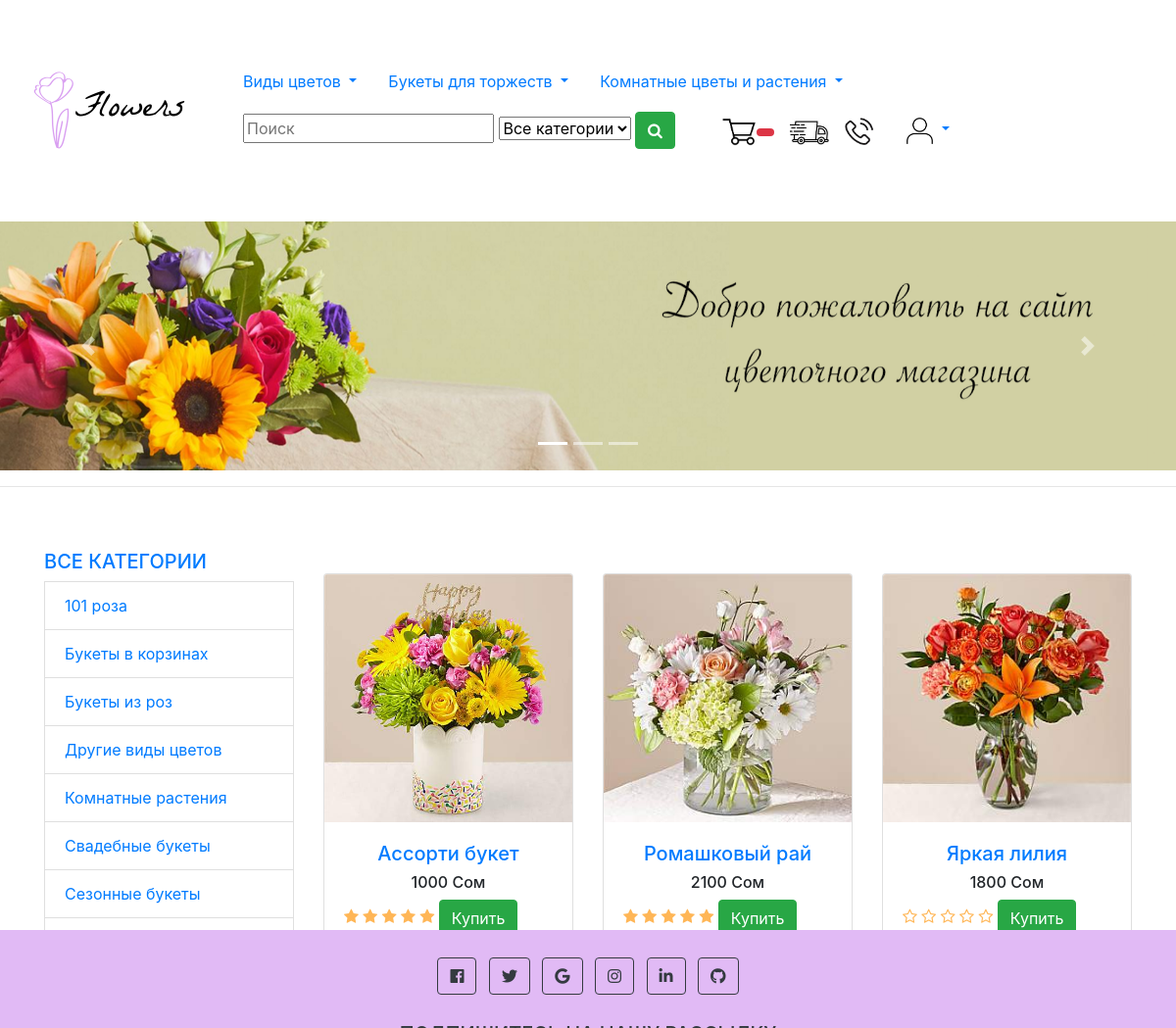
Page /drugie-vidy-cvetov/ on the committed database.
### mainapp/models.py (models this page shows, shortened)
class Category(models.Model):
    name = models.CharField(max_length=200, db_index=True, verbose_name='Имя категории')
    slug = models.SlugField(max_length=200, db_index=True, unique=True)
    class Meta:
        ordering = ['name']
        verbose_name = 'Категория'
        verbose_name_plural = 'Категории'
    def get_absolute_url(self):
        return reverse('mainapp:category-list', args=[self.slug])

class Product(models.Model):
    name = models.CharField(max_length=200, verbose_name="Название товара")
    category = models.ForeignKey(Category, verbose_name="Категория",on_delete=models.CASCADE)
    slug = models.SlugField(max_length=200, db_index=True)
    image = models.ImageField(upload_to='media', blank=True, verbose_name="Картинка")
    description = models.TextField(blank=True, verbose_name="Описание")
    price = models.IntegerField(default=0, verbose_name="Цена")
    stock = models.PositiveIntegerField(verbose_name="Количество в наличии")
    available = models.BooleanField(default=True, verbose_name="Доступен")
    created = models.DateTimeField(auto_now_add=True, verbose_name='Создан')
    updated = models.DateTimeField(auto_now=True, verbose_name='Обновлен')
    def averagereview(self):
        reviews = Comment.objects.filter(product=self, status='True').aggregate(average=Avg('rate'))
        avg=0
        if reviews["average"] is not None:
            avg=float(reviews["average"])
        return avg
    class Meta:
        ordering = ['name']
        index_together = [
            ['id', 'slug']
        ]
        verbose_name = 'Товар'
        verbose_name_plural = 'Товары'
    def get_absolute_url(self):
        return reverse('mainapp:product-detail', args=[self.id, self.slug])

### mainapp/views.py (the view)
# urls.py: path('', views.product_list, name='product-list'),
def product_list(request, category_slug=None):
    category = None
    categories = Category.objects.all()
    products = Product.objects.filter(available=True)
    if category_slug:
        category = get_object_or_404(Category, slug=category_slug)
        products = products.filter(category=category)
    return render(request, 'product/mainlist.html', {
        'category': category,
        'categories': categories,
        'products': products
    })

### contact/forms.py
class ContactForm(forms.ModelForm):
    class Meta:
        model = Contact
        fields = ("email",)
        widgets = {
            "email": forms.TextInput(attrs={"class": "editContent", "placeholder": "Ваш email...", 'size': 50})
        }
        labels = {
            "email": ''
        }

### cart/context_processors.py (called while the page is built)
def cart(request):
    return {'cart': Cart(request)}

### contact/templatetags/contact_tags.py (called while the page is built)
@register.inclusion_tag("contact/tags/forms.html")
def contact_form():
    return {"contact_form": ContactForm()}

### mainapp/templates/product/mainlist.html (shortened to what this page needs)
{% extends 'base.html' %}
{% load static %}
{% block content %}
<div class="container">
  <div class="row">
    <div class="col-lg-3 mt-5">
      <div class="list-group">
         <a href="{% url 'mainapp:product-list' %}"><h5 class="text-uppercase" style="text-align: left;">Все категории</h5></a>
        {% for c in categories %}
        <a href="{{ c.get_absolute_url }}" class="list-group-item">{{ c.name }}</a>
        {% endfor %}
      </div>
    </div>
    <div class="col-lg-9">
            <br>
            <br>
            <br>
      <div class="row">
        {% for product in products %}
        <div class="col-lg-4 col-md-6 mb-4">
          <div class="card h-100">
            <a href="{{ product.get_absolute_url }}"><img class="card-img-top" src="{{ product.image.url }}" alt=""></a>
            <div class="card-body">
              <h5 class="card-name" style="text-align: center;">
                <a href="{{ product.get_absolute_url }}">{{ product.name }}</a>
              </h5>
              <h6 style="text-align: center;">{{ product.price }} Сом</h6>
              <div class="product-rating">
                <i class="fa fa-star{% if product.averagereview < 1%}-o empty{% endif%}"></i>
                <i class="fa fa-star{% if product.averagereview < 2%}-o empty{% endif%}"></i>
                <i class="fa fa-star{% if product.averagereview < 3%}-o empty{% endif%}"></i>
                <i class="fa fa-star{% if product.averagereview < 4%}-o empty{% endif%}"></i>
                <i class="fa fa-star{% if product.averagereview < 5%}-o empty{% endif%}"></i>
              </div>
              <a href="{{ product.get_absolute_url }}">
                <button class="btn btn-success">Купить</button>
              </a>
            </div>
          </div>
        </div>
        {% endfor %}
      </div>
    </div>
  </div>
</div>
<br>
<br>
{% endblock content %}

### mainapp/templates/product/mainlist.html (style rules this page uses)
.product-rating { display: inline-block; }
.product-rating>i { color: #FFB656; }

### rows in the picture
Category: name "101 роза"
Category: name "Букеты в корзинах"
Category: name "Букеты из роз"
Category: name "Другие виды цветов"
Category: name "Комнатные растения"
Category: name "Свадебные букеты"
Category: name "Сезонные букеты"
Product: image (picture), name "Ассорти букет", price "1000"
Product: image (picture), name "Ромашковый рай", price "2100"
Product: image (picture), name "Яркая лилия", price "1800"
